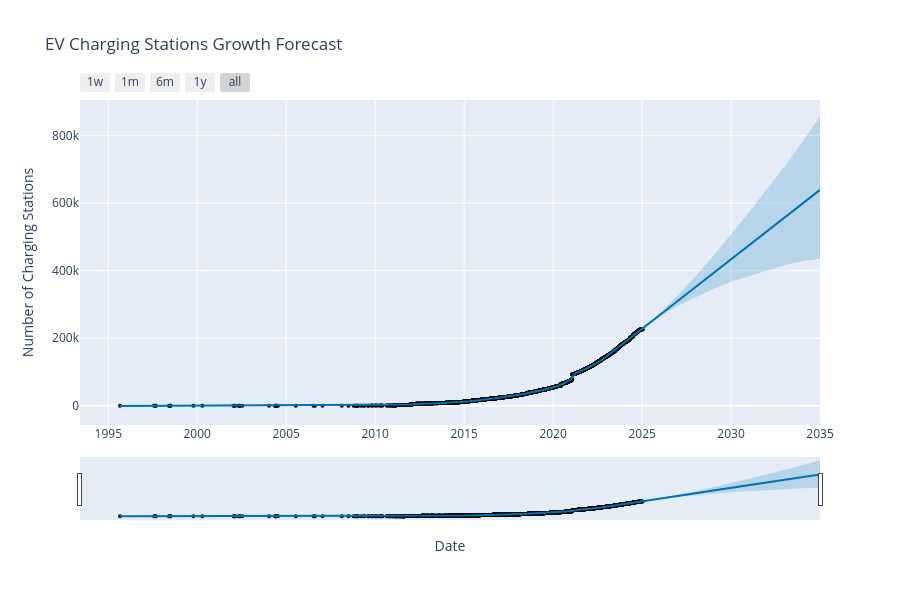

The notebook cell saved with this chart:
### Code cell
import pandas as pd
import matplotlib.pyplot as plt
from prophet import Prophet
from prophet.plot import plot_plotly, add_changepoints_to_plot

# Assuming df_fuel_station_ev_retrieved is already loaded

# Prepare data for EV charging stations growth
df_fuel_station_ev_retrieved['Open Date'] = pd.to_datetime(df_fuel_station_ev_retrieved['Open Date'])
stations_growth = df_fuel_station_ev_retrieved.groupby('Open Date').size().cumsum().reset_index()
stations_growth.columns = ['ds', 'y']

# Function to forecast growth
def forecast_charging_stations(data, periods=5):
    # Fit Prophet model
    model = Prophet(yearly_seasonality=True, daily_seasonality=False, weekly_seasonality=False)
    model.fit(data)

    # Create future dataframe for forecasting
    future = model.make_future_dataframe(periods=periods, freq='YE')
    
    # Make predictions
    forecast = model.predict(future)

    # Plot the forecast
    fig = plot_plotly(model, forecast)
    fig.update_layout(title='EV Charging Stations Growth Forecast', xaxis_title='Date', yaxis_title='Number of Charging Stations')
    fig.show()

    # Print forecast values
    print("\nEV Charging Stations Growth Forecast:")
    print(forecast[['ds', 'yhat', 'yhat_lower', 'yhat_upper']].tail(periods))

    # Plot components
    model.plot_components(forecast)
    plt.show()

    return forecast

# Forecast EV charging stations growth
stations_forecast = forecast_charging_stations(stations_growth, periods=10)

# Calculate growth rate
current_stations = stations_forecast['yhat'].iloc[-11]  # Current year
future_stations = stations_forecast['yhat'].iloc[-1]   # 10 years in the future
growth_rate = (future_stations / current_stations) ** (1/10) - 1  # Compound Annual Growth Rate

print(f"\nProjected 10-year Compound Annual Growth Rate: {growth_rate:.2%}")

# Visualize the trend
plt.figure(figsize=(12, 6))
plt.plot(stations_forecast['ds'], stations_forecast['yhat'], label='Forecast')
plt.fill_between(stations_forecast['ds'], stations_forecast['yhat_lower'], stations_forecast['yhat_upper'], alpha=0.3, label='Confidence Interval')
plt.scatter(stations_growth['ds'], stations_growth['y'], color='red', label='Actual Data')
plt.title('EV Charging Stations Growth Trend')
plt.xlabel('Year')
plt.ylabel('Number of Charging Stations')
plt.legend()
plt.show()

### Figure 1 — Plotly figure (JSON) as saved in the notebook; plotly's stock layout.template omitted (floating-point values rounded to 4 significant figures; data arrays with more than 128 entries replaced by an {"elided": "..."} marker saying what was removed)
{"data": [{"marker": {"color": "black", "size": 4}, "mode": "markers", "name": "Actual", "type": "scatter", "x": {"elided": "3944 str values"}, "y": {"elided": "3944 int values"}}, {"hoverinfo": "skip", "line": {"width": 0}, "mode": "lines", "type": "scatter", "x": {"elided": "3954 str values"}, "y": {"elided": "3954 float values"}}, {"fill": "tonexty", "fillcolor": "rgba(0, 114, 178, 0.2)", "line": {"color": "#0072B2", "width": 2}, "mode": "lines", "name": "Predicted", "type": "scatter", "x": {"elided": "3954 str values"}, "y": {"elided": "3954 float values"}}, {"fill": "tonexty", "fillcolor": "rgba(0, 114, 178, 0.2)", "hoverinfo": "skip", "line": {"width": 0}, "mode": "lines", "type": "scatter", "x": {"elided": "3954 str values"}, "y": {"elided": "3954 float values"}}], "layout": {"height": 600, "showlegend": false, "title": {"text": "EV Charging Stations Growth Forecast"}, "width": 900, "xaxis": {"autorange": true, "range": ["1993-05-30 23:18:51.4286", "2034-12-31"], "rangeselector": {"buttons": [{"count": 7, "label": "1w", "step": "day", "stepmode": "backward"}, {"count": 1, "label": "1m", "step": "month", "stepmode": "backward"}, {"count": 6, "label": "6m", "step": "month", "stepmode": "backward"}, {"count": 1, "label": "1y", "step": "year", "stepmode": "backward"}, {"step": "all"}]}, "rangeslider": {"autorange": true, "range": ["1993-05-30 23:18:51.4286", "2034-12-31"], "visible": true, "yaxis": {"_template": null, "rangemode": "match"}}, "title": {"text": "Date"}, "type": "date"}, "yaxis": {"autorange": true, "range": [-56980.0, 905600.0], "title": {"text": "Number of Charging Stations"}, "type": "linear"}}}
